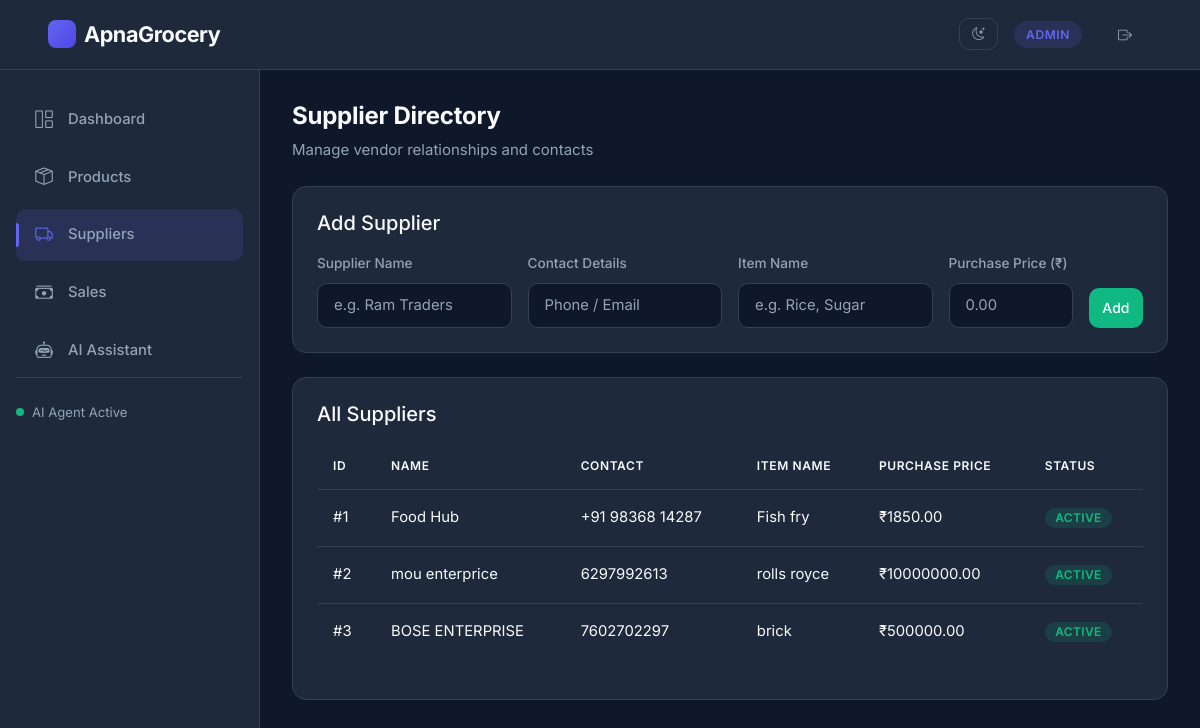
/suppliers (signed in), run on the app's committed database.
### models/__init__.py (models this page shows, shortened)
class Admin(UserMixin, db.Model):
    __tablename__ = "admins"
    id = db.Column(db.Integer, primary_key=True)
    username = db.Column(db.String(100), unique=True, nullable=False)
    password = db.Column(db.String(200), nullable=False)
    role = db.Column(db.String(20), nullable=False, default="ADMIN")
    created_at = db.Column(db.DateTime, default=datetime.utcnow)

class Supplier(db.Model):
    __tablename__ = "suppliers"
    id = db.Column(db.Integer, primary_key=True)
    name = db.Column(db.String(200))
    contact = db.Column(db.String(200))
    item_name = db.Column(db.String(200), nullable=True)       # ✅ naya
    purchase_price = db.Column(db.Float, nullable=True)        # ✅ naya

### routes/suppliers.py (the view, shortened to what this page needs)
@suppliers.route("/suppliers", methods=["GET", "POST"])
def list_suppliers():
    try:
        items = Supplier.query.all()
    except Exception:
        items = []
    return render_template("suppliers.html", suppliers=items)

### app.py (called while the page is built)
def create_app():
    app = Flask(__name__)
    app.config.from_object(Config)
    db.init_app(app)
    login_manager.init_app(app)
    login_manager.login_view = "auth.login"
    login_manager.login_message = "Please log in to access this page."
    login_manager.login_message_category = "warning"
    @login_manager.user_loader
    def load_user(user_id):
        return Admin.query.get(int(user_id))
    @login_manager.unauthorized_handler
    def unauthorized():
        from flask import redirect, url_for
        return redirect(url_for("auth.login"))
    app.register_blueprint(auth)
    app.register_blueprint(products)
    app.register_blueprint(suppliers)
    app.register_blueprint(sales)
    app.register_blueprint(ai)  # AI Assistant
    with app.app_context():
        db.create_all()
    return app

### templates/suppliers.html (shortened to what this page needs)
{% extends "base.html" %}
{% block content %}
<header class="mb-4">
  <h2 class="fw-bold">Supplier Directory</h2>
  <p class="text-muted">Manage vendor relationships and contacts</p>
</header>
<div class="card p-4 mb-4">
  <h5 class="mb-3">Add Supplier</h5>
  <form method="POST" class="row g-3">
    <div class="col-md-3">
      <label class="form-label">Supplier Name</label>
      <input type="text" name="name" class="form-control" placeholder="e.g. Ram Traders" required>
    </div>
    <div class="col-md-3">
      <label class="form-label">Contact Details</label>
      <input type="text" name="contact" class="form-control" placeholder="Phone / Email" required>
    </div>
    <div class="col-md-3">
      <label class="form-label">Item Name</label>
      <input type="text" name="item_name" class="form-control" placeholder="e.g. Rice, Sugar">
    </div>
    <div class="col-md-2">
      <label class="form-label">Purchase Price (₹)</label>
      <input type="number" step="0.01" name="purchase_price" class="form-control" placeholder="0.00">
    </div>
    <div class="col-md-1 d-flex align-items-end">
      <button class="btn btn-success w-100">Add</button>
    </div>
  </form>
</div>
<div class="card p-4">
  <h5 class="mb-3">All Suppliers</h5>
  {% if suppliers %}
  <div class="table-responsive">
  <table class="table table-hover align-middle">
    <thead>
      <tr>
        <th>ID</th>
        <th>Name</th>
        <th>Contact</th>
        <th>Item Name</th>
        <th>Purchase Price</th>
        <th>Status</th>
      </tr>
    </thead>
    <tbody>
      {% for supplier in suppliers %}
      <tr>
        <td>#{{ supplier.id }}</td>
        <td>{{ supplier.name }}</td>
        <td>{{ supplier.contact }}</td>
        <td>{{ supplier.item_name or "—" }}</td>
        <td>
          {% if supplier.purchase_price %}
            ₹{{ "%.2f"|format(supplier.purchase_price) }}
          {% else %}
            —
          {% endif %}
        </td>
        <td><span class="badge bg-success">Active</span></td>
      </tr>
      {% endfor %}
    </tbody>
  </table>
  </div>
  {% else %}
  <div class="text-muted text-center">No suppliers added yet.</div>
  {% endif %}
</div>
{% endblock %}

### templates/base.html (shortened to what this page needs)
<!doctype html>
<html lang="en" data-theme="dark">
<head>
  <link href="https://cdn.jsdelivr.net/npm/bootstrap@5.3.0/dist/css/bootstrap.min.css" rel="stylesheet">
  <link href="https://cdn.jsdelivr.net/npm/bootstrap-icons@1.11.0/font/bootstrap-icons.css" rel="stylesheet">
  <link href="{{ url_for('static', filename='css/style.css') }}" rel="stylesheet">
</head>
<body>
<nav class="navbar navbar-expand-lg">
  <div class="container-fluid px-4">
    <a class="navbar-brand" href="{% if current_user.is_authenticated %}/dashboard{% else %}/login{% endif %}">
      ApnaGrocery
    </a>
    <div class="ms-auto d-flex align-items-center gap-3">
      {% if current_user.is_authenticated %}
        <button class="btn btn-outline btn-sm" id="themeToggle" title="Toggle theme">
        </button>
        <div class="user-info">
          <span class="user-badge">{{ current_user.role }}</span>
        </div>
        <a class="btn btn-logout" href="/logout">
          <i class="bi bi-box-arrow-right"></i>
        </a>
      {% endif %}
    </div>
  </div>
</nav>
<div class="d-flex">
  {% if current_user.is_authenticated %}
  <aside class="sidebar" id="sidebar">
    <nav class="sidebar-nav">
      <a href="/dashboard" class="nav-item {% if 'dashboard' in request.path %}active{% endif %}">
        <i class="nav-icon bi bi-grid-1x2"></i>
        <span>Dashboard</span>
      </a>
      <a href="/products" class="nav-item {% if 'products' in request.path %}active{% endif %}">
        <i class="nav-icon bi bi-box-seam"></i>
        <span>Products</span>
      </a>
      <a href="/suppliers" class="nav-item {% if 'suppliers' in request.path %}active{% endif %}">
        <i class="nav-icon bi bi-truck"></i>
        <span>Suppliers</span>
      </a>
      <a href="/sales" class="nav-item {% if 'sales' in request.path %}active{% endif %}">
        <i class="nav-icon bi bi-cash-stack"></i>
        <span>Sales</span>
      </a>
      <a href="/ai-assistant" class="nav-item {% if 'ai-assistant' in request.path %}active{% endif %}">
        <i class="nav-icon bi bi-robot"></i>
        <span>AI Assistant</span>
      </a>
    </nav>
    <div class="mt-auto pt-4 border-top border-secondary" style="border-color: var(--border) !important;">
      <div class="d-flex align-items-center gap-2 text-secondary small">
        <span class="d-inline-block rounded-circle" style="width:8px;height:8px;background:var(--success);"></span>
        <span>AI Agent Active</span>
      </div>
    </div>
  </aside>
  {% endif %}
  <main class="main-wrapper">
    {% block content %}{% endblock %}
  </main>
</div>
</body>
</html>

### data on the page
Admin: role "ADMIN"
Supplier: id "1", name "Food Hub", contact "+91 98368 14287", item_name "Fish fry", purchase_price "1850.00"
Supplier: id "2", name "mou enterprice", contact "6297992613", item_name "rolls royce", purchase_price "10000000.00"
Supplier: id "3", name "BOSE ENTERPRISE", contact "7602702297", item_name "brick", purchase_price "500000.00"
